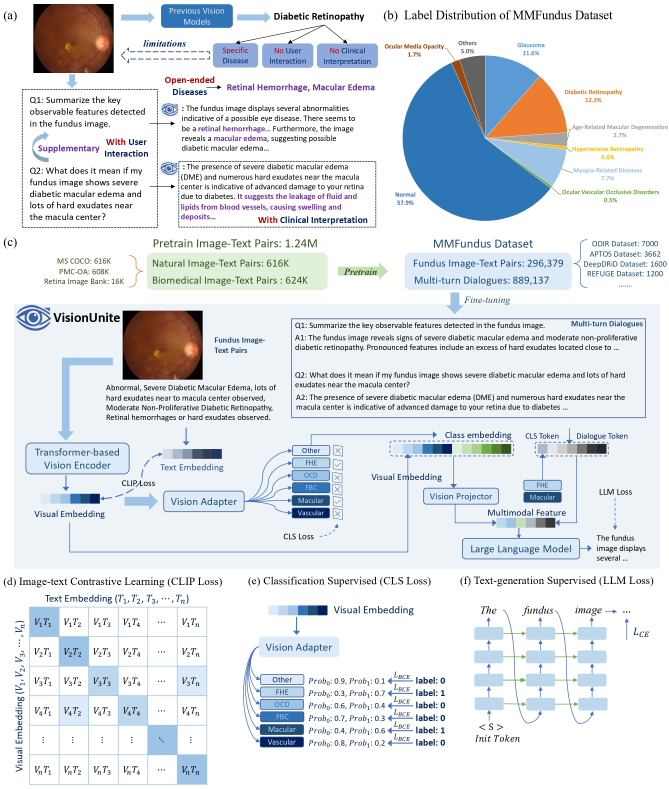
#> input picture VisionUnite_Manuscript.jpg, 2007 x 2365 px (shown at 1/3 size)
$ python -i fundus_prep.py   (imports and definitions only)
#> lines starting #> are read from the running program, lines starting #| are printed output that depends on the picture; after the words box and inside, x2 and y2 are one past the last pixel; in counts of white or black regions, pixels touching at a corner belong together
import numpy as np
import os
import cv2


# [24 lines left out: functions imread, imwrite, fold_dir, not called in this run]


def get_mask_BZ(img):
    if img.ndim==3:
        gray_img = cv2.cvtColor(img, cv2.COLOR_BGR2GRAY)
    else:
        gray_img = img
    threhold = np.mean(gray_img)/3-5
    #cv2.imshow('gray_img', gray_img)
    #cv2.waitKey()
    #print(threhold)
    _, mask = cv2.threshold(gray_img, max(5,threhold), 1, cv2.THRESH_BINARY)

    #cv2.imshow('bz_mask', mask*255)
    #cv2.waitKey()
    nn_mask = np.zeros((mask.shape[0]+2,mask.shape[1]+2),np.uint8)
    new_mask = (1-mask).astype(np.uint8)
    #  cv::floodFill(Temp, Point(0, 0), Scalar(255));
    # _,new_mask,_,_ = cv2.floodFill(new_mask, nn_mask, [(0, 0),(0,new_mask.shape[0])], (0), cv2.FLOODFILL_MASK_ONLY)
    _,new_mask,_,_ = cv2.floodFill(new_mask, nn_mask, (0,0), (0), cv2.FLOODFILL_MASK_ONLY)
    _,new_mask,_,_ = cv2.floodFill(new_mask, nn_mask, (new_mask.shape[1]-1,new_mask.shape[0]-1), (0), cv2.FLOODFILL_MASK_ONLY)
    mask = mask + new_mask
    kernel = cv2.getStructuringElement(cv2.MORPH_RECT, (20,  20))
    mask = cv2.erode(mask, kernel)
    mask = cv2.dilate(mask, kernel)
    return mask


def _get_center_by_edge(mask):
    center=[0,0]
    x=mask.sum(axis=1)
    center[0]=np.where(x>x.max()*0.95)[0].mean()
    x=mask.sum(axis=0)
    center[1]=np.where(x>x.max()*0.95)[0].mean()
    return center


def _get_radius_by_mask_center(mask,center):
    mask=mask.astype(np.uint8)
    ksize=max(mask.shape[1]//400*2+1,3)
    kernel=cv2.getStructuringElement(cv2.MORPH_ELLIPSE,(ksize,ksize))
    mask=cv2.morphologyEx(mask, cv2.MORPH_GRADIENT, kernel)
    # radius=
    index=np.where(mask>0)
    d_int=np.sqrt((index[0]-center[0])**2+(index[1]-center[1])**2)
    b_count=np.bincount(np.ceil(d_int).astype(np.int_))
    radius=np.where(b_count>b_count.max()*0.995)[0].max()
    return radius


# [8 lines left out: function _get_circle_by_center_bbox, not called in this run]


def get_mask(img):
    if img.ndim ==3:
        #raise 'image dim is not 3'
        g_img=cv2.cvtColor(img,cv2.COLOR_RGB2GRAY)
        #cv2.imshow('ImageWindow', g_img)
        #cv2.waitKey()
    elif img.ndim == 2:
        g_img =img.copy()
    else:
        raise 'image dim is not 1 or 3'
    h,w = g_img.shape
    shape=g_img.shape[0:2]
    #g_img = cv2.resize(g_img,(0,0),fx = 0.5,fy = 0.5)
    tg_img=cv2.normalize(g_img, None, 0, 255, cv2.NORM_MINMAX)
    tmp_mask=get_mask_BZ(tg_img)
    center=_get_center_by_edge(tmp_mask)
    # [4 lines of commented-out code are left out]
    radius=_get_radius_by_mask_center(tmp_mask,center)
    #resize back
    #center = [center[0]*2,center[1]*2]
    #radius = int(radius*2)

    center = [center[0], center[1]]
    radius = int(radius)
    s_h = max(0,int(center[0] - radius))
    s_w = max(0, int(center[1] - radius))
    bbox = (s_h, s_w, min(h-s_h,2 * radius), min(w-s_w,2 * radius))
    tmp_mask=_get_circle_by_center_bbox(shape,center,bbox,radius)
    return tmp_mask,bbox,center,radius


def mask_image(img,mask):
    img[mask<=0,...]=0
    return img


# [52 lines left out: functions remove_back_area, supplemental_black_area, process_without_gb, not called in this run]

>>> import cv2
>>> picture = cv2.cvtColor(cv2.imread('VisionUnite_Manuscript.jpg'), cv2.COLOR_BGR2RGB)
>>> result = get_mask(picture)
#> in get_mask, `g_img=cv2.cvtColor(img,cv2.COLOR_RGB2GRAY)`:
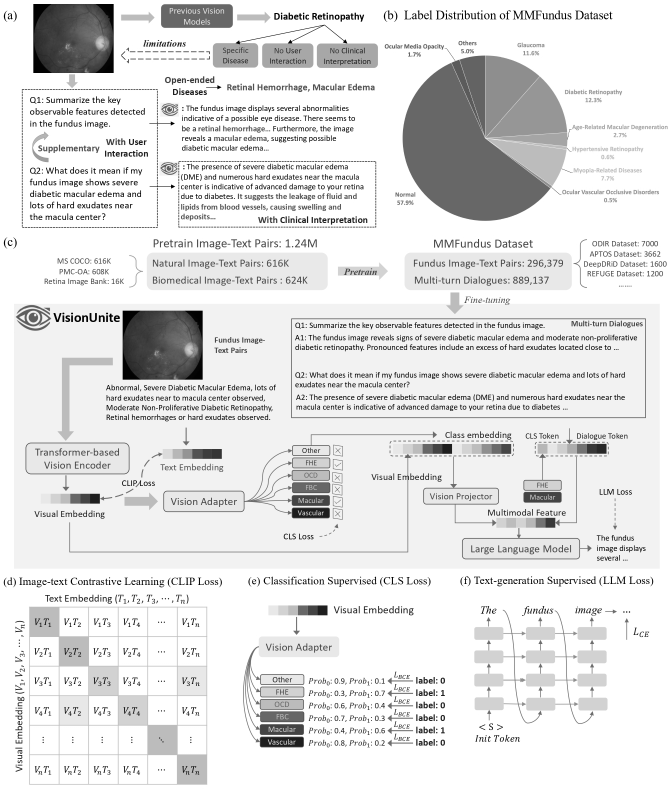
#> g_img: shape (2365, 2007) (shown at 1/3 size); min 0, max 255, mean 226
#> in get_mask_BZ, `threhold = np.mean(gray_img)/3-5`: threhold = 70.32
#> in get_mask_BZ, `_, mask = cv2.threshold(gray_img, max(5,threhold), 1, cv2.THRESH_BINARY)`:
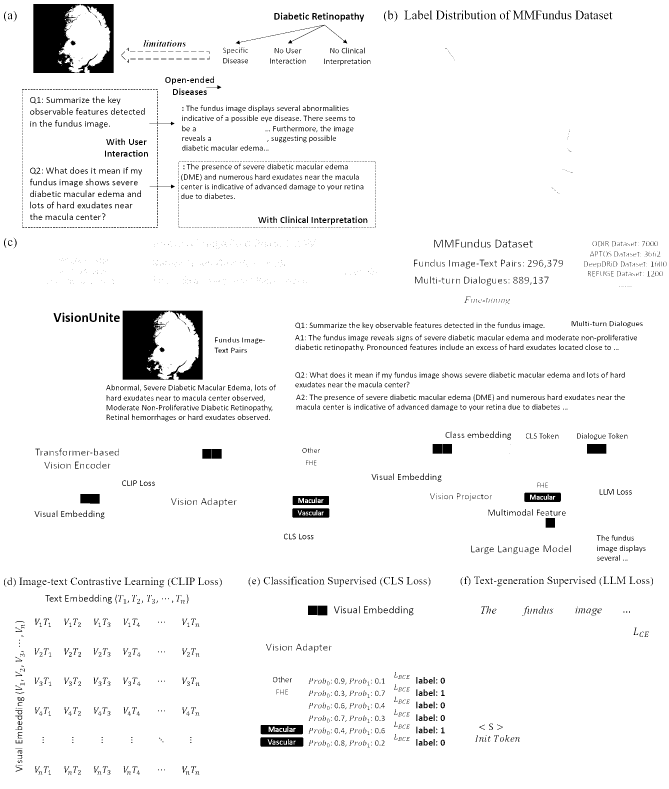
#> mask: shape (2365, 2007) (shown at 1/3 size); values 0 (black) and 1 (white), 95.7% white; 3575 black regions (1413 under 20 px), largest, box (x1, y1, x2, y2) and area: (100, 12, 341, 219) 29052, (368, 932, 559, 1139) 21757, (510, 932, 608, 1139) 7076
#> in get_mask_BZ, `new_mask = (1-mask).astype(np.uint8)`:
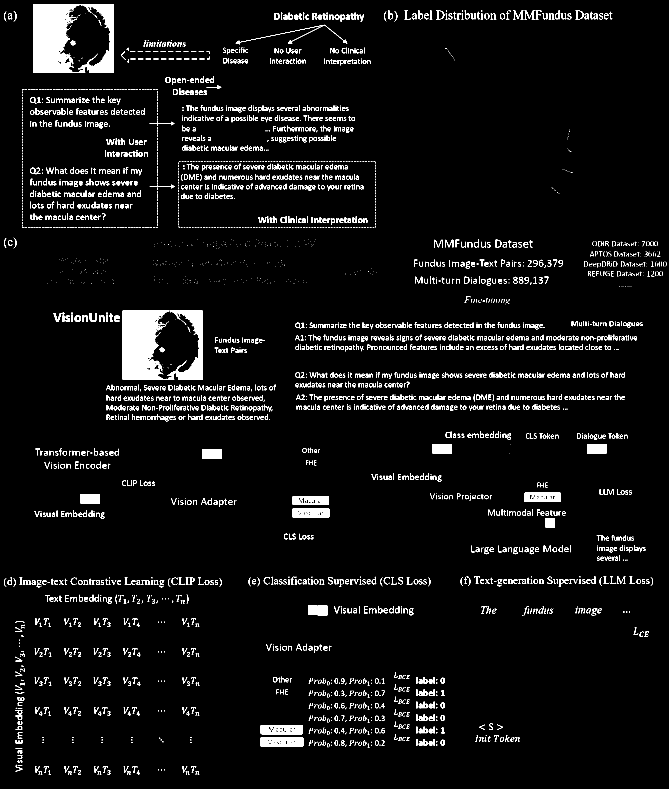
#> new_mask: shape (2365, 2007) (shown at 1/3 size); values 0 (black) and 1 (white), 4.3% white; 3575 white regions (1413 under 20 px), largest, box (x1, y1, x2, y2) and area: (100, 12, 341, 219) 29052, (368, 932, 559, 1139) 21757, (510, 932, 608, 1139) 7076
#> in get_mask_BZ, `mask = mask + new_mask`: mask: shape (2365, 2007); every value is 1
#> in _get_center_by_edge, `x=mask.sum(axis=1)`: x = 2365 values from 2007 to 2007
#> in _get_center_by_edge, `x=mask.sum(axis=0)`: x = 2007 values from 2365 to 2365
#> in get_mask, `center=_get_center_by_edge(tmp_mask)`: center = [1182, 1003]
#> in _get_radius_by_mask_center, `mask=cv2.morphologyEx(mask, cv2.MORPH_GRADIENT, kernel)`: mask: shape (2365, 2007); every value is 0
#> in _get_radius_by_mask_center, `index=np.where(mask>0)`: index = (empty array, empty array)
#> in _get_radius_by_mask_center, `d_int=np.sqrt((index[0]-center[0])**2+(index[1]-center[1])**2)`: d_int = empty array
#> (the run stopped early here; a loop or call above may not have finished)
